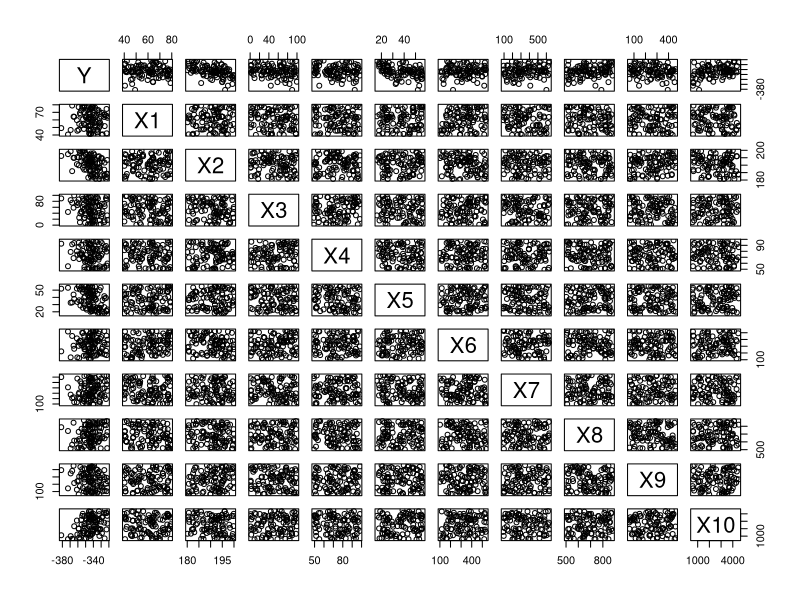

This figure's R source: (Note: this script raises an error after producing the figure.)
## ---- chunk 1
library(tidyverse)
## ---- chunk 2
RB3 <- read_csv("RBdata3.csv")
pairs(RB3)
## ---- chunk 3
View(abs(cor(RB3)[,1]))

lm2 <- lm(RB3$Y ~ RB3$X2)
summary(lm2)

lm5 <- lm(RB3$Y ~ RB3$X5)
summary(lm5)
library(car)
boxCox(lm5)

lm0 <- lm(RB3$Y ~ RB3$X10)
summary(lm0)

lm25083 <- lm(RB3$Y ~ RB3$X2 + RB3$X5 + RB3$X10 + RB3$X8 + RB3$X3 + RB3$X9 + RB3$X4)
summary(lm25083)

pairs(cbind(R = lm25083$res, Fit = lm25083$fit, RB3))

View(abs(cor(cbind(R = lm25083$res, Fit = lm25083$fit, RB3))[,1:3]))
